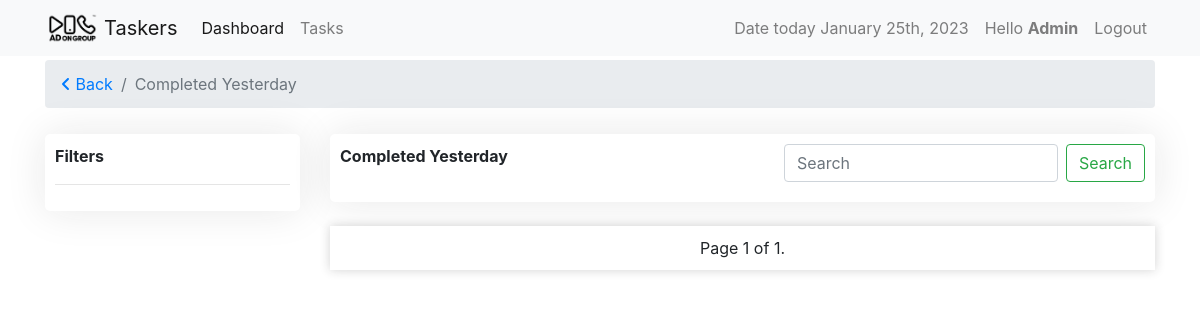
/tasks/completed-yesterday (signed in), run on an earlier commit of the app's database.
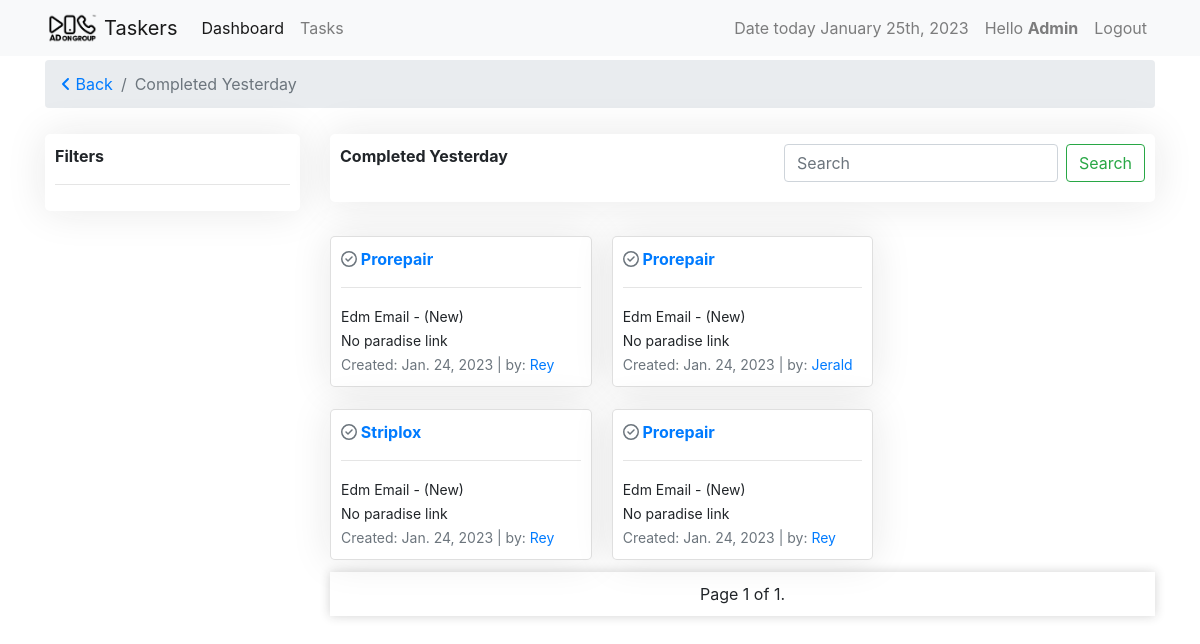
And on a later commit of the database.
### tasks/models.py (models this page shows, shortened)
class Task(models.Model):
    slug = models.SlugField(unique=True, null=True, blank=True)
    user = models.ForeignKey(settings.AUTH_USER_MODEL,
                             on_delete=models.CASCADE, verbose_name='designers')
    task_type = models.ForeignKey(
        TaskType, on_delete=models.CASCADE, default=1)
    task_category = models.ForeignKey(
        TaskCategory, on_delete=models.CASCADE, default=1)
    name = models.CharField(max_length=120, verbose_name="Client name")
    paradise_link = models.URLField(
        blank=True, null=True, verbose_name="task link")
    check_list_link = models.URLField(
        max_length=120, verbose_name='check list link', blank=True, null=True)
    is_priority = models.BooleanField(
        default=False, verbose_name="Is Task Priority?", help_text="Checked if task is priority.")
    is_done = models.BooleanField(default=False, verbose_name="Is Task Completed?",
                                  help_text="Note: Checked if you're done.")
    created = models.DateTimeField(auto_now_add=True)
    updated = models.DateTimeField(auto_now=True)
    class Meta:
        ordering = ['-is_priority', 'is_done', '-updated', '-created']

class BaseTime(models.Model):
    created = models.DateTimeField(auto_now_add=True)
    updated = models.DateTimeField(auto_now=True)

class TaskCategory(BaseTime, models.Model):
    name = models.CharField(max_length=120, unique=True)
    task_point = models.FloatField(default=0.0)
    class Meta:
        verbose_name_plural = "Task Categories"
    def __str__(self):
        return self.name

class TaskType(BaseTime, models.Model):
    name = models.CharField(max_length=60)
    task_point = models.FloatField(default=0.0)
    def __str__(self):
        return self.name

### tasks/views.py (the view, shortened to what this page needs)
# urls.py: path('completed-yesterday', views.CompletedTaskYesterdayView.as_view(), name="completedtaskyesterday"),
class CompletedTaskYesterdayView(View):
    today = timezone.now()
    yesterday = today - timezone.timedelta(days=1)
    template_name = 'tasks_filter_template.html'
    def get(self, request, *args, **kwargs):
        if request.user.is_superuser:
            tasks = Task.objects.filter(updated__date=self.yesterday.date()).filter(is_done=True)
        else:
            tasks = Task.objects.filter(user=request.user).filter(updated__date=self.yesterday.date()).filter(is_done=True)
        query = request.GET.get('q')
        paginator = Paginator(tasks, 12)
        page_number = request.GET.get('page')
        page_obj = paginator.get_page(page_number)
        context = {'tasks': tasks, 'title': 'completed yesterday', 'page_obj': page_obj,}
        return render(request, self.template_name, context)

### tasks/templates/tasks_filter_template.html (shortened to what this page needs)
{% extends 'base.html' %}
{% load crispy_forms_tags %}
{% block content %}
<nav aria-label="breadcrumb">
    <ol class="breadcrumb">
      <li class="breadcrumb-item"><a href="{{request.META.HTTP_REFERER}}"><i class="fa-solid fa-angle-left"></i> Back</a></li>
      <li class="breadcrumb-item active" aria-current="page">{{ title|title }}</li>
    </ol>
</nav>
{% include 'includes/tasks_filter.html' %}
{% endblock %}

### tasks/templates/includes/tasks_filter.html (shortened to what this page needs)
{% load crispy_forms_tags %}
<div class="row">
    <div class="col-sm-3">
        <div class="card-container">
            <strong>Filters</strong>
            <hr>
        </div>
    </div>
    <div class="col-sm-9">
        <div class="mb-4">
            <div class="card-container">
                <strong>{{ title|title }}</strong>
                <form class="form-inline my-2 my-lg-0 float-right">
                    <input class="form-control mr-sm-2" type="search" placeholder="Search" aria-label="Search" name="q" value="{{ request.GET.q }}">
                    <button class="btn btn-outline-success my-2 my-sm-0" type="submit">Search</button>
                </form>
                <br>
                <br>
            </div>
        </div>
        <div class="card-columns">
            {% for task in page_obj %}
            {% if task %}
            <div class="card card-container">
                <div>
                    <strong>
                        {% if task.is_done %}
                            <i class="fa-regular fa-circle-check text-muted"></i>
                        {% endif %}
                        <a href="{% url 'taskers:taskdetail' task.slug %}">
                            {{ task.name|truncatechars:"20" }}
                        </a>
                    </strong>
                    <hr>
                    <small>
                        {{ task.task_category|title }} - ({{ task.task_type|title }})
                        <br>
                        {% if task.paradise_link %}
                        <a href="{{ task.paradise_link }}"> -- > View in paradise</a>
                        {% else %}
                        No paradise link
                        {% endif %}
                    </small>
                    <br>
                </div>
                <div>
                    <small class="text-muted">Created: {{task.created|date}} | by:
                        {% if request.user.is_superuser %}
                        <a href="{% url 'dashboards:userdetails' task.user.username %}">{{ task.user.username|title }}</a>
                        {% else %}
                        {{ task.user.username|title }}
                        {% endif %}
                    </small>
                </div>
            </div>
            {% else %}
                {{ empty }}
            {% endif %}
            {% endfor %}
        </div>
        <div class="mypagination mb-3">
            <span class="step-links">
                <span class="current">
                    Page {{ page_obj.number }} of {{ page_obj.paginator.num_pages }}.
                </span>
            </span>
        </div>
    </div>
</div>

What changed in the data, as far as the page shows it:
added Task: is_done True (drawn), name "Prorepair", task_category "Edm Email", task_type "New", shows "No paradise link", created "Jan. 24, 2023", user.username "Rey"
added Task: is_done True (drawn), name "Striplox", task_category "Edm Email", task_type "New", shows "No paradise link", created "Jan. 24, 2023", user.username "Rey"
added Task: is_done True (drawn), name "Prorepair", task_category "Edm Email", task_type "New", shows "No paradise link", created "Jan. 24, 2023", user.username "Jerald"
added Task: is_done True (drawn), name "Prorepair", task_category "Edm Email", task_type "New", shows "No paradise link", created "Jan. 24, 2023", user.username "Rey"
